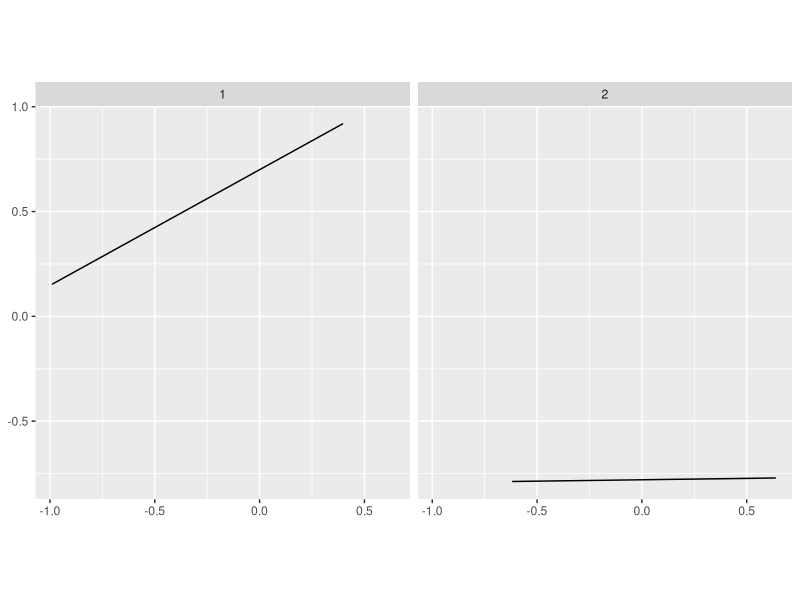

The R script that drew this image: (Note: this script raises an error after producing the figure.)
# https://mran.revolutionanalytics.com/snapshot/2019-02-07/web/packages/ggforce/vignettes/Visual_Guide.html
# Page 61 Processing
library(tidyverse)
library(ggforce)

circles <- tibble(
  start = c(30,59),
  end = c(302,230)
)

circles <- circles %>% 
  rowid_to_column()

circles %>% 
  mutate(across(.cols = c(start:end), ~ (.x * 2 * pi) /360))

circles %>% 
  ggplot() + 
  geom_arc0(aes(x0 = 0, y0 = 0, r = 1, start = start, end = end)) + 
  facet_wrap(vars(rowid)) + 
  coord_equal()

  mutate(
    start = (start * 2*pi) /360, 
    end = (start * 2*pi) /360, 
    
  )